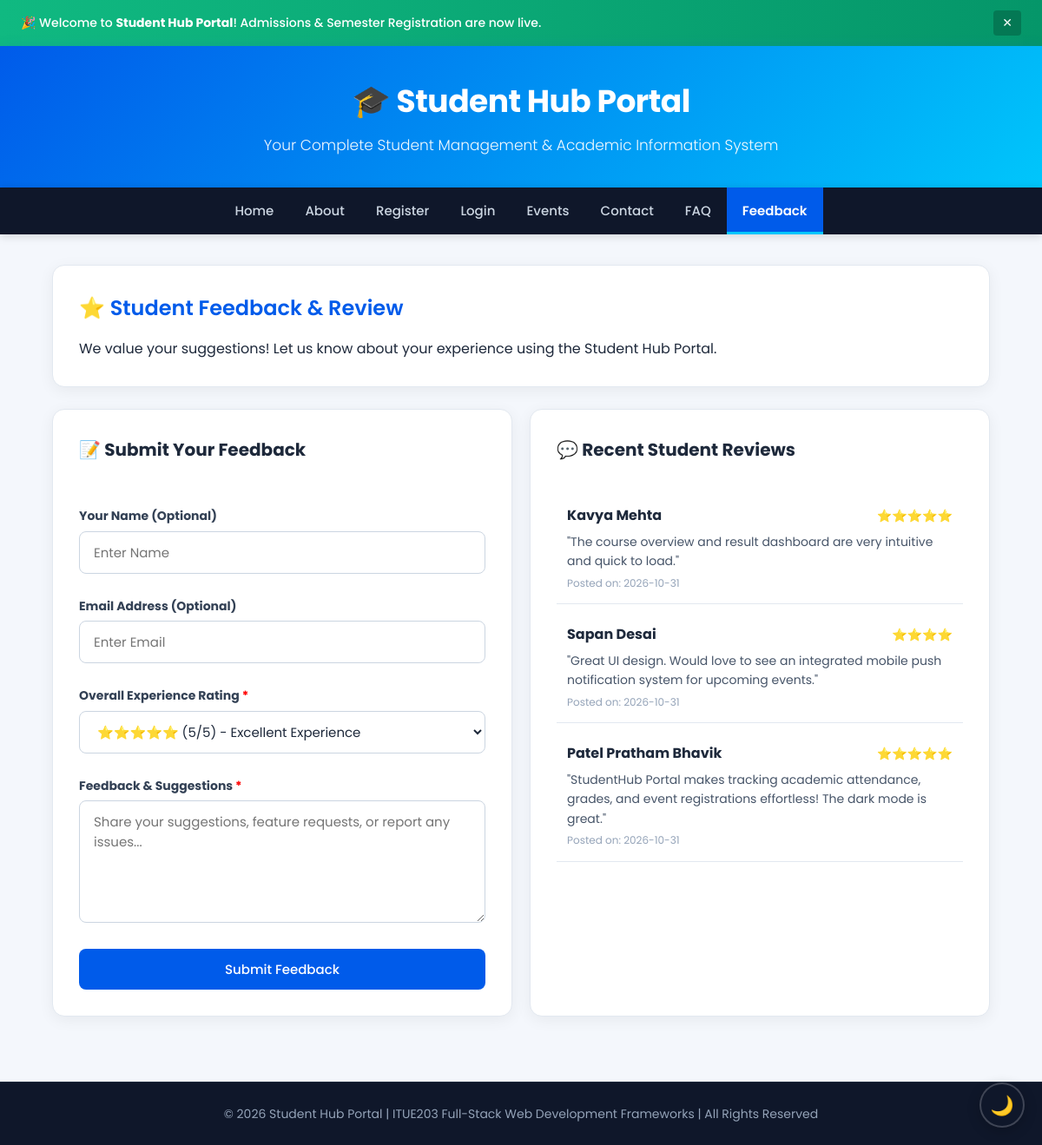
Page /feedback.php on the committed database.
### tables this page shows
CREATE TABLE `feedback` (
  `id` INT AUTO_INCREMENT PRIMARY KEY,
  `name` VARCHAR(100) NOT NULL,
  `email` VARCHAR(100) NOT NULL,
  `rating` INT NOT NULL CHECK (`rating` BETWEEN 1 AND 5),
  `category` VARCHAR(50) DEFAULT 'General',
  `comments` TEXT NOT NULL,
  `created_at` TIMESTAMP DEFAULT CURRENT_TIMESTAMP
);

### session.php (called while the page is built, shortened)
<?php
function getCurrentUser() {
    return $_SESSION['studenthub_user'] ?? null;
}

### feedback.php (the view, shortened to what this page needs)
<?php
require_once __DIR__ . '/session.php';
$pdo = getDBConnection();
$recentFeedback = [];
if ($pdo) {
    $recentFeedback = $pdo->query("SELECT * FROM feedback ORDER BY id DESC LIMIT 5")->fetchAll();
}
require_once __DIR__ . '/header.php';
?>
<div class="card">
    <h2>⭐ Student Feedback & Review</h2>
    <p>We value your suggestions! Let us know about your experience using the Student Hub Portal.</p>
</div>
<div style="display:grid;grid-template-columns:repeat(auto-fit, minmax(320px, 1fr));gap:20px;">
    <div class="card">
        <h3>📝 Submit Your Feedback</h3>
        <br>
        <form id="feedbackForm" action="feedback.php" method="POST" novalidate>
            <label for="fbName"><strong>Your Name (Optional)</strong></label>
            <input type="text" id="fbName" name="name" placeholder="Enter Name" autocomplete="name" value="<?= htmlspecialchars($currentUser['name'] ?? '') ?>">
            <label for="fbEmail"><strong>Email Address (Optional)</strong></label>
            <input type="email" id="fbEmail" name="email" placeholder="Enter Email" autocomplete="email" value="<?= htmlspecialchars($currentUser['email'] ?? '') ?>">
            <label for="fbRating"><strong>Overall Experience Rating <span style="color:red;">*</span></strong></label>
            <select id="fbRating" name="rating" required>
                <option value="5" selected>⭐⭐⭐⭐⭐ (5/5) - Excellent Experience</option>
            </select>
            <label for="fbComments"><strong>Feedback & Suggestions <span style="color:red;">*</span></strong></label>
            <textarea id="fbComments" name="comments" rows="5" placeholder="Share your suggestions, feature requests, or report any issues..." required></textarea>
            <button type="submit" id="feedbackBtn" style="margin-top:10px;width:100%;">Submit Feedback</button>
        </form>
    </div>
    <div class="card">
        <h3>💬 Recent Student Reviews</h3>
        <br>
        <div id="recentFeedbackList">
            <?php foreach ($recentFeedback as $fb): ?>
                <div style="padding:12px;border-bottom:1px solid #e2e8f0;margin-bottom:10px;">
                    <div style="display:flex;justify-content:space-between;align-items:center;">
                        <strong><?= htmlspecialchars($fb['name']) ?></strong>
                        <span style="color:#f59e0b;font-size:14px;">
                            <?= str_repeat('⭐', (int)$fb['rating']) ?>
                        </span>
                    </div>
                    <p style="margin-top:6px;font-size:14px;color:#475569;">
                        "<?= htmlspecialchars($fb['comments']) ?>"
                    </p>
                    <span style="font-size:12px;color:#94a3b8;">
                        Posted on: <?= htmlspecialchars(substr($fb['created_at'] ?? '2026-10-30', 0, 10)) ?>
                    </span>
                </div>
            <?php endforeach; ?>
        </div>
    </div>
</div>
<?php require_once __DIR__ . '/footer.php'; ?>

### style.css (style rules this page uses)
* { margin: 0; padding: 0; box-sizing: border-box; font-family: 'Poppins', -apple-system, BlinkMacSystemFont, 'Segoe UI', Roboto, sans-serif; }
html { scroll-behavior: smooth; }
body { background: #f4f7fc; color: #1e293b; line-height: 1.6; transition: background-color 0.3s ease, color 0.3s ease; }
.card { background: #ffffff; padding: 30px; margin-bottom: 25px; border-radius: 14px; box-shadow: 0 4px 18px rgba(0, 0, 0, 0.06); border: 1px solid #e2e8f0; transition: transform 0.25s ease, box-shadow 0.25s ease; }
.card h2 { color: #005bea; font-size: 24px; margin-bottom: 15px; font-weight: 600; }
.card h3 { color: #1e293b; font-size: 20px; margin-bottom: 10px; }
button, .btn { background: #005bea; color: #ffffff; border: none; padding: 12px 24px; border-radius: 8px; cursor: pointer; font-size: 15px; font-weight: 500; display: inline-block; text-decoration: none; transition: background 0.2s ease, transform 0.1s ease; }
label { display: block; margin-top: 14px; margin-bottom: 6px; font-size: 14px; color: #334155; }
input, select, textarea { width: 100%; padding: 12px 16px; margin-bottom: 12px; border: 1px solid #cbd5e1; border-radius: 8px; font-size: 15px; background: #ffffff; color: #1e293b; transition: border 0.2s, box-shadow 0.2s; }

### rows in the picture
feedback: name "Kavya Mehta", rating "⭐⭐⭐⭐⭐", comments "The course overview and result dashboard are very intuitive and quick to load.", created_at "2026-10-31"
feedback: name "Sapan Desai", rating "⭐⭐⭐⭐", comments "Great UI design. Would love to see an integrated mobile push notification system for upcoming events.", created_at "2026-10-31"
feedback: name "Patel Pratham Bhavik", rating "⭐⭐⭐⭐⭐", comments "StudentHub Portal makes tracking academic attendance, grades, and event registrations effortless! The dark mode is great.", created_at "2026-10-31"
